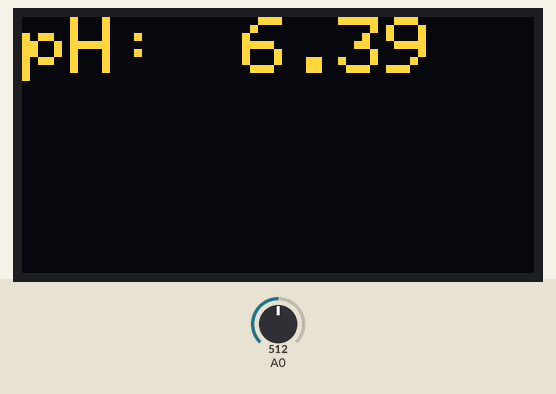
This sketch was run on a simulated Arduino Uno, built with avr-gcc and run on an emulated ATmega328P. On the bench: 128×64 one-colour display. The inputs (shaded band) are chosen by the test bench; at power-on: A0 = 512. The OLED is the two-colour kind (top 16 rows yellow); what the sketch prints to the serial monitor is not drawn.

Above: at 1.9 s.
2.0 s: A0 set to 716
At 2.7 s:
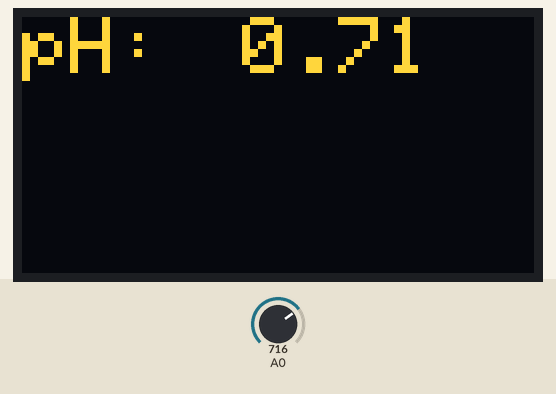
3.8 s: A0 set to 900
At 5.4 s:
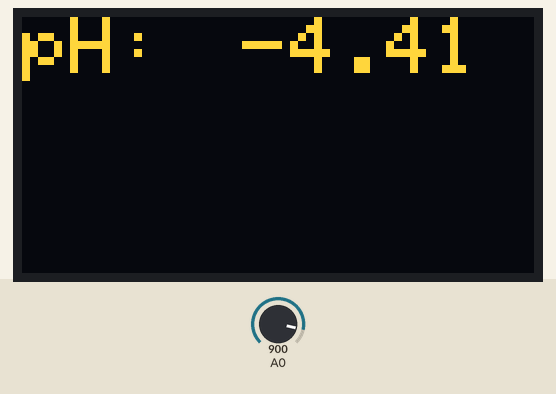
5.8 s: A0 set to 1023
At 7.0 s:
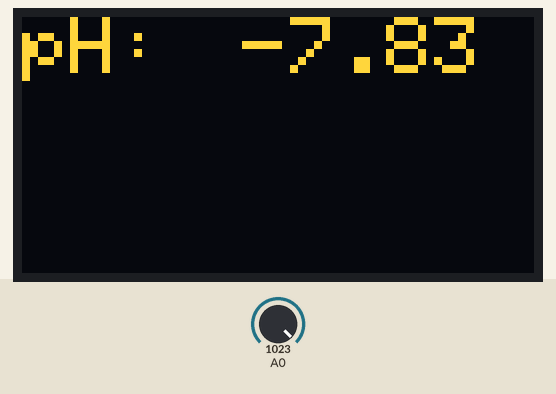
Timing chart, 0 to 8.8 s (numbered marks = the images above; inputs shaded):
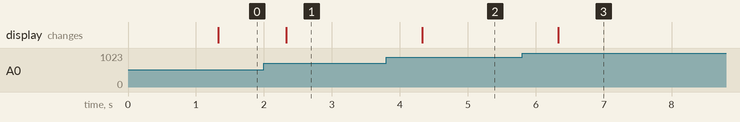

Measured:
- after the input at 2.0 s, the display: changes after 0.33 s (image 1)
- after the input at 3.8 s, the display: changes after 0.53 s (image 2)
- after the input at 5.8 s, the display: changes after 0.53 s (image 3)

The sketch:

phArduinoUno.ino
```cpp
#include <Wire.h>
#include <Adafruit_GFX.h>
#include <Adafruit_SSD1306.h>

#define SCREEN_WIDTH 128 // OLED display width, in pixels
#define SCREEN_HEIGHT 64 // OLED display height, in pixels

// Declaration for an SSD1306 display connected to I2C (SDA, SCL pins)
#define OLED_RESET -1 // Reset pin # (or -1 if sharing Arduino reset pin)
Adafruit_SSD1306 display(SCREEN_WIDTH, SCREEN_HEIGHT, &Wire, OLED_RESET);

float calibration_value = 21.34 - 0.7;
int phval = 0;
unsigned long int avgval;
int buffer_arr[10], temp;

float ph_act;

void setup() {
  Wire.begin();
  Serial.begin(9600);

  display.begin(SSD1306_SWITCHCAPVCC, 0x3C);
  display.clearDisplay();
  display.setTextColor(WHITE);

  // Initialize the analog input pin for pH sensor
  pinMode(A0, INPUT);

  // Set up the OLED display
  display.setTextSize(2);
  display.setCursor(0, 0);
  display.print("pH:");

  // Start the timer for periodic pH readings
  unsigned long previousMillis = 0;
  const unsigned long interval = 1000; // Interval in milliseconds (1 second)

  while (!Serial) {
    ; // Wait for serial port to connect (for debugging)
  }
}

void loop() {
  // Check if it's time to take a pH reading
  static unsigned long previousMillis = 0;
  const unsigned long interval = 1000; // Interval in milliseconds (1 second)

  unsigned long currentMillis = millis();

  if (currentMillis - previousMillis >= interval) {
    previousMillis = currentMillis;

    // Read pH sensor
    for (int i = 0; i < 10; i++) {
      buffer_arr[i] = analogRead(A0);
      delay(30);
    }

    // Sort the readings in ascending order
    for (int i = 0; i < 9; i++) {
      for (int j = i + 1; j < 10; j++) {
        if (buffer_arr[i] > buffer_arr[j]) {
          temp = buffer_arr[i];
          buffer_arr[i] = buffer_arr[j];
          buffer_arr[j] = temp;
        }
      }
    }

    // Calculate the average value of the middle 6 readings
    avgval = 0;
    for (int i = 2; i < 8; i++)
      avgval += buffer_arr[i];
    float volt = (float)avgval * 5.0 / 1024 / 6;
    ph_act = -5.70 * volt + calibration_value;

    // Print pH value to the serial monitor
    Serial.print("pH Val: ");
    Serial.println(ph_act);

    // Update OLED display with pH value
    display.clearDisplay();
    display.setCursor(0, 0);
    display.print("pH:");
    display.setCursor(55, 0);
    display.print(ph_act);
    display.display();
  }
}
```
